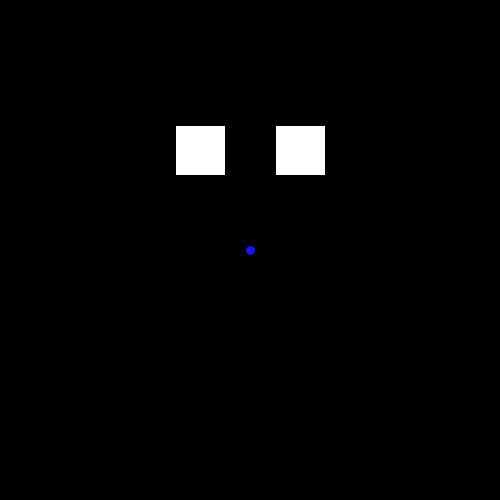
Frame 1 (no input)
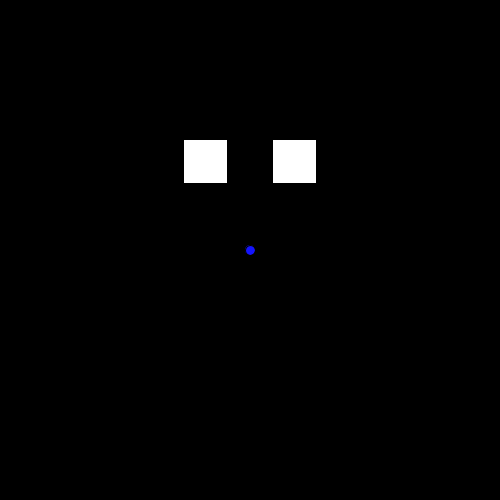
Frame 60 (the mouse pressed at the canvas centre just before this capture)
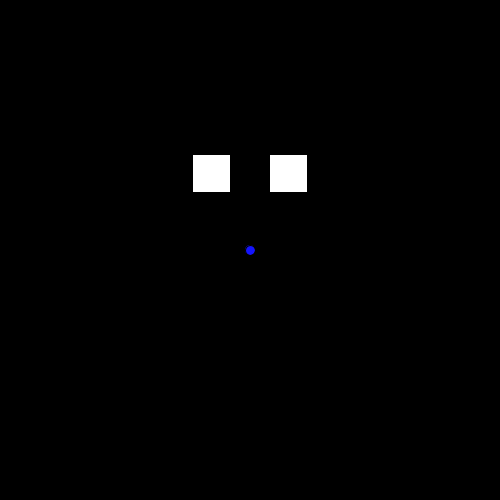
Frame 120 (the mouse held since frame 60 and released just before this capture)

The Processing sketch that drew these frames (run headless with seeded random() and noise(); from frame 60 on, the mouse is pressed at the canvas centre):

// Processing sketch: scaling
// ── scaling.pde
int step = 0;
int centerX = 250;
int centerY = 250;

// Draws two rectangles that are equally
// scaled in size and their distance
// away from the center point 
void drawRectPair(float scale) {
  rectMode(CENTER);
  rect(centerX - 50 * scale, centerY - 100 * scale, 50 * scale, 50 * scale);
  rect(centerX + 50 * scale, centerY - 100 * scale, 50 * scale, 50 * scale);
}

void setup() {
  size(500, 500);
}

void draw() {
  background(0);
  // Draw center point
  fill(20, 20, 255);
  ellipse(centerX, centerY, 10, 10);
  // Draw rectangle pair
  fill(255);
  float scale = (500 - step) / 500.0;
  drawRectPair(scale);
  // increase step
  step++;
}
